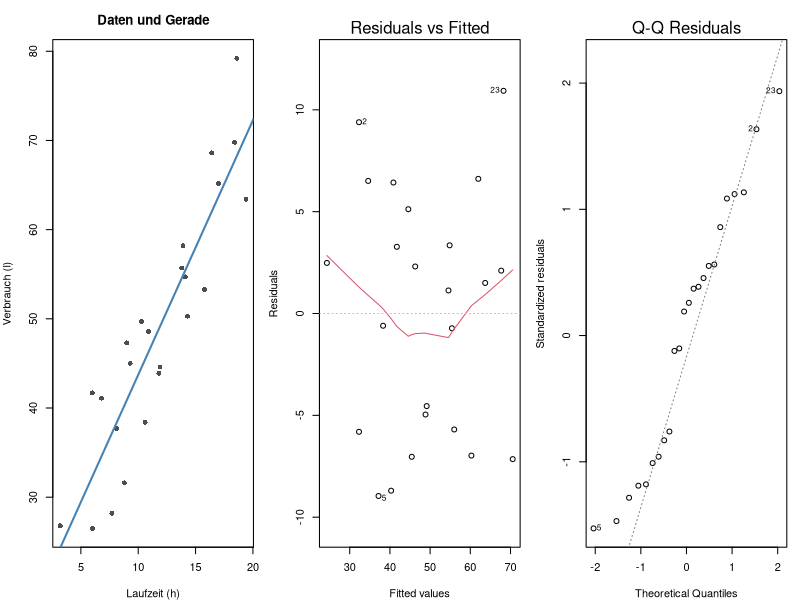
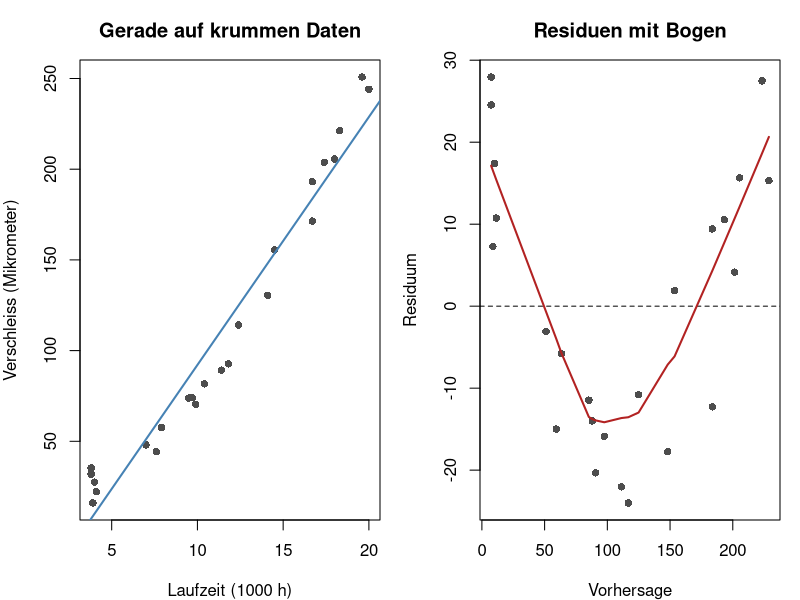
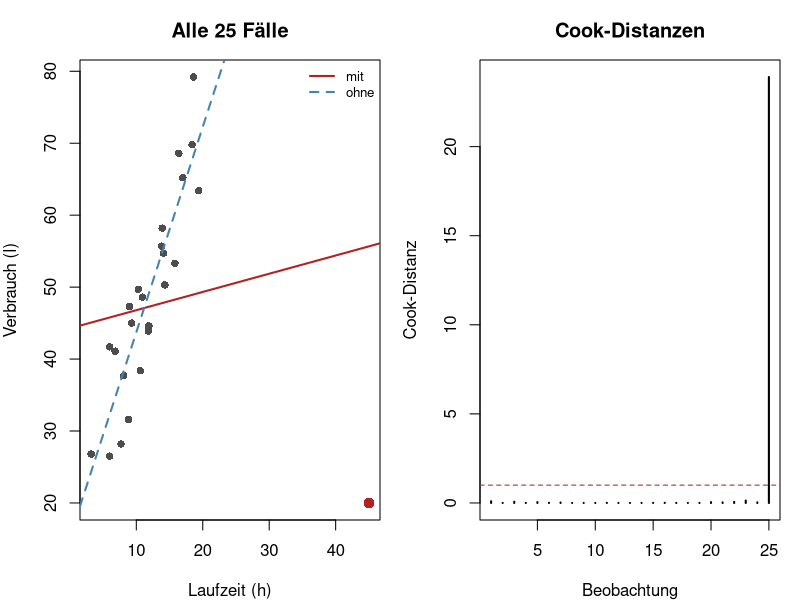

Recreate these plots in R, in order.
## ---- chunk 1
#| label: setup-r
#| include: false
library(ggplot2)
library(lmtest)

theme_set(theme_minimal(base_size = 12))
set.seed(2026)
## ---- chunk 2
#| label: b1-modell-r
anlagen <- data.frame(
  laufzeit = c(3.2, 6.0, 6.0, 6.8, 7.7, 8.1, 8.8, 9.0, 9.3, 10.3, 10.6, 10.9,
               11.8, 11.9, 13.8, 13.9, 14.1, 14.3, 15.8, 16.4, 17.0, 18.4,
               18.6, 19.4),
  verbrauch = c(26.8, 41.7, 26.5, 41.1, 28.2, 37.7, 31.6, 47.3, 45.0, 49.7,
                38.4, 48.6, 43.9, 44.6, 55.7, 58.2, 54.7, 50.3, 53.3, 68.6,
                65.2, 69.8, 79.2, 63.4)
)

modell <- lm(verbrauch ~ laufzeit, data = anlagen)
summary(modell)
confint(modell)
## ---- chunk 3
#| label: b1-r2-r
round(c(r = cor(anlagen$laufzeit, anlagen$verbrauch),
        r_quadrat = cor(anlagen$laufzeit, anlagen$verbrauch)^2,
        aus_dem_modell = summary(modell)$r.squared), 4)
## ---- chunk 4
#| label: fig-b1-diagnostik-r
#| fig-cap: "Beispiel 1: Streudiagramm mit Gerade, Residuen gegen Vorhersage, QQ-Plot der Residuen."
#| fig-height: 3.0
par(mfrow = c(1, 3), mar = c(4, 4, 3, 1))
plot(anlagen$laufzeit, anlagen$verbrauch, pch = 16, col = "grey30",
     xlab = "Laufzeit (h)", ylab = "Verbrauch (l)", main = "Daten und Gerade")
abline(modell, col = "steelblue", lwd = 2)
plot(modell, which = 1)
plot(modell, which = 2)
par(mfrow = c(1, 1))

bptest(modell)
## ---- chunk 5
#| label: b2-modell-r
halle <- data.frame(
  temperatur = c(15.6, 16.1, 16.3, 17.0, 17.2, 18.0, 18.5, 18.9, 19.2, 19.5,
                 19.7, 20.4, 21.2, 21.4, 21.5, 21.8, 21.9, 22.2, 22.4, 23.5),
  verbrauch = c(56.3, 63.1, 56.5, 55.7, 52.6, 61.1, 43.9, 60.6, 75.7, 50.8,
                59.5, 93.8, 48.1, 40.5, 54.9, 81.7, 84.4, 45.4, 66.8, 60.1)
)

modell_b2 <- lm(verbrauch ~ temperatur, data = halle)
summary(modell_b2)
confint(modell_b2)
## ---- chunk 6
#| label: b3-modell-r
werkzeug <- data.frame(
  laufzeit = c(3.8, 3.8, 3.9, 4.0, 4.1, 7.0, 7.6, 7.9, 9.5, 9.7, 9.9, 10.4,
               11.4, 11.8, 12.4, 14.1, 14.5, 16.7, 16.7, 17.4, 18.0, 18.3,
               19.6, 20.0),
  verschleiss = c(31.9, 35.3, 16.0, 27.5, 22.2, 48.0, 44.3, 57.6, 73.8, 74.0,
                  70.4, 81.7, 89.2, 92.7, 114.1, 130.4, 155.5, 193.1, 171.4,
                  203.8, 205.6, 221.2, 250.8, 244.1)
)

modell_b3 <- lm(verschleiss ~ laufzeit, data = werkzeug)
summary(modell_b3)
## ---- chunk 7
#| label: fig-b3-diagnostik-r
#| fig-cap: "Beispiel 3: Gerade auf gekrümmten Daten und der Bogen im Residuenplot."
#| fig-height: 3.2
par(mfrow = c(1, 2), mar = c(4, 4, 3, 1))
plot(werkzeug$laufzeit, werkzeug$verschleiss, pch = 16, col = "grey30",
     xlab = "Laufzeit (1000 h)", ylab = "Verschleiss (Mikrometer)",
     main = "Gerade auf krummen Daten")
abline(modell_b3, col = "steelblue", lwd = 2)
plot(fitted(modell_b3), resid(modell_b3), pch = 16, col = "grey30",
     xlab = "Vorhersage", ylab = "Residuum", main = "Residuen mit Bogen")
abline(h = 0, lty = 2)
lines(lowess(fitted(modell_b3), resid(modell_b3)), col = "firebrick", lwd = 2)
par(mfrow = c(1, 1))
## ---- chunk 8
#| label: b3-quadratisch-r
modell_b3q <- lm(verschleiss ~ laufzeit + I(laufzeit^2), data = werkzeug)
summary(modell_b3q)
## ---- chunk 9
#| label: b4-modell-r
mit_fall <- rbind(anlagen, data.frame(laufzeit = 45.0, verbrauch = 20.0))

modell_b4 <- lm(verbrauch ~ laufzeit, data = mit_fall)
summary(modell_b4)

einfluss <- data.frame(
  cook = cooks.distance(modell_b4),
  hebel = hatvalues(modell_b4)
)
round(tail(einfluss, 3), 3)
## ---- chunk 10
#| label: fig-b4-einfluss-r
#| fig-cap: "Beispiel 4: dieselben Daten mit und ohne den einen Fall."
#| fig-height: 3.2
par(mfrow = c(1, 2), mar = c(4, 4, 3, 1))
plot(mit_fall$laufzeit, mit_fall$verbrauch, pch = 16, col = "grey30",
     xlab = "Laufzeit (h)", ylab = "Verbrauch (l)", main = "Alle 25 Fälle")
points(45, 20, pch = 16, col = "firebrick", cex = 1.4)
abline(modell_b4, col = "firebrick", lwd = 2)
abline(modell, col = "steelblue", lwd = 2, lty = 2)
legend("topright", c("mit", "ohne"), col = c("firebrick", "steelblue"),
       lty = c(1, 2), lwd = 2, bty = "n", cex = 0.8)
plot(cooks.distance(modell_b4), type = "h", lwd = 2,
     xlab = "Beobachtung", ylab = "Cook-Distanz", main = "Cook-Distanzen")
abline(h = 1, lty = 2, col = "firebrick")
par(mfrow = c(1, 1))
